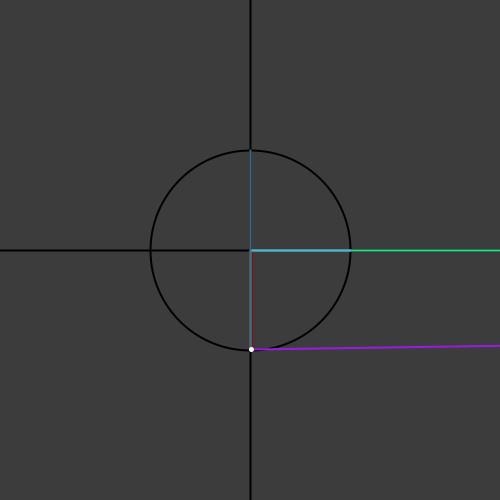
Frame 1 (no input)
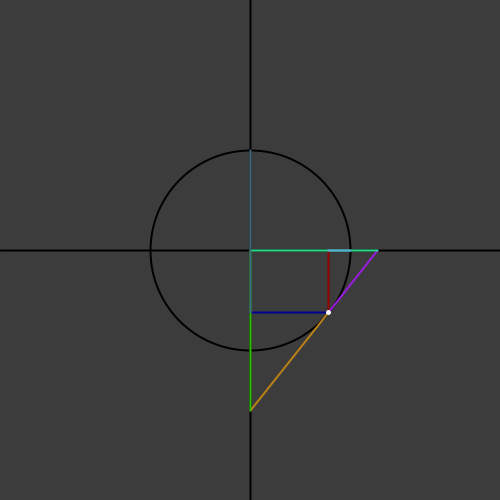
Frame 60 (the mouse pressed at the canvas centre just before this capture)
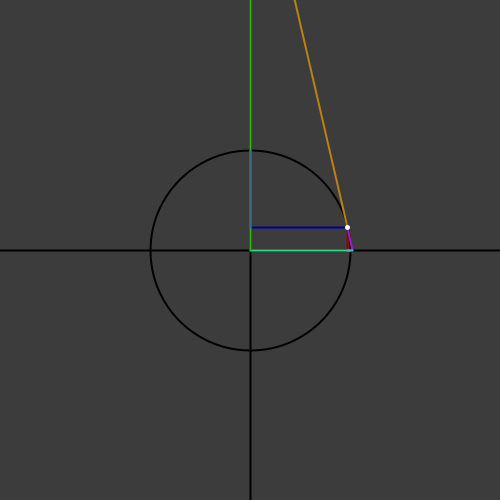
Frame 120 (the mouse held since frame 60 and released just before this capture)

The Processing sketch that drew these frames (run headless with seeded random() and noise(); from frame 60 on, the mouse is pressed at the canvas centre):

// Processing sketch: Main
// ── Main.pde
float theta = 0,
      inc = 0.015,
      r = 200;

void setup() {
  size(500, 500);
  noFill();
  strokeWeight(2);
}

void renderGridCircle() {
  line(-250, 0, 250, 0);
  line(0, 250, 0, -250);
  circle(0, 0, r);
}

void renderPoint() {
  strokeWeight(5);
  stroke(255);
  point(sin(theta) * r / 2, cos(theta) * r / 2);
}

void draw() {
  background(60);
  theta += inc;
  
  float x = sin(theta)*r/2, y = cos(theta)*r/2;
  
  push();
  translate(250, 250);
  renderGridCircle();
  
  // Sin
  strokeWeight(2);
  stroke(150, 0, 0);
  line(x, y, x, 0);
  
  // Cos
  stroke(0, 0, 150);
  line(x, y, 0, y);
  
  // Tan
  stroke(#991BDE);
  line(x, y, r/sin(theta)/2, 0);
  
  // Cot
  stroke(#B98116);
  line(x, y, 0, r/cos(theta)/2);
  
  // Sec
  stroke(#24DE8B);
  line(0, 0, r/sin(theta)/2, 0);
  
  // Csc
  stroke(#2ABF02);
  line(0, 0, 0, r/cos(theta)/2);
  
  // Vers
  stroke(#5DB0DB);
  line(x, 0, x + (r/2 - x), 0);
  
  // Covers
  stroke(#3E6A81);
  line(0, y, 0, y - (r/2 + y));
  
  renderPoint();
  pop();
}
